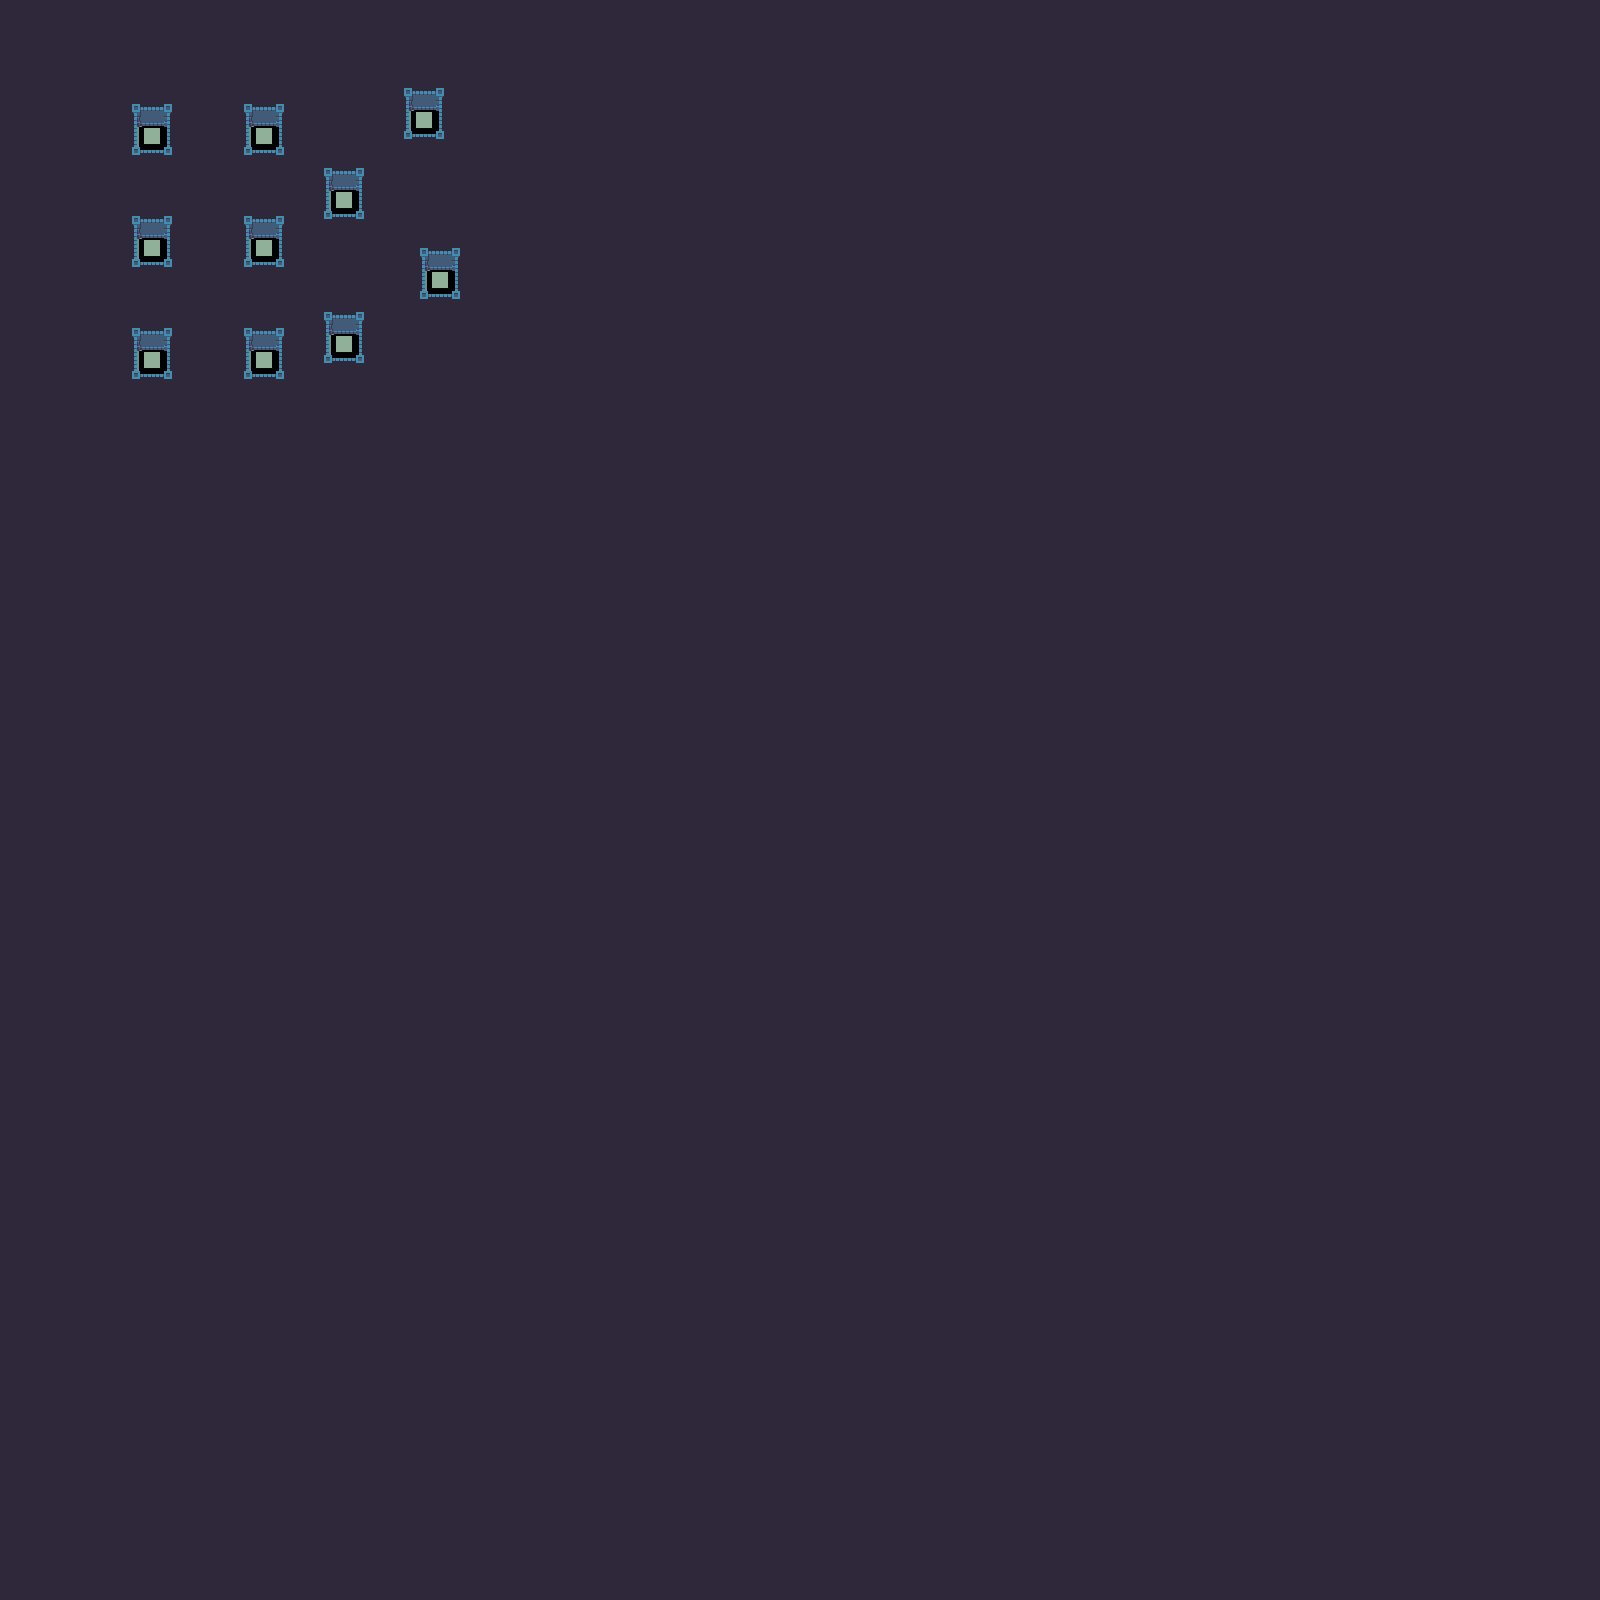

A level layout from a 2D game, rendered from its tile map. Below: a short description, then the map file with tile-grid data replaced by summaries:
An orthogonal 100x100 tile map with 16x16 px tiles, 1 tile layer (Map).

<map version="1.0" tiledversion="1.0.3" orientation="orthogonal" renderorder="right-down" width="100" height="100" tilewidth="16" tileheight="16" nextobjectid="1">
 <tileset firstgid="1" name="Dungeon" tilewidth="16" tileheight="16" tilecount="240" columns="24">
  <image source="dungeon_sheet.png" width="384" height="160" />
 </tileset>
 <layer name="Map" width="100" height="100">
  <data>[10000 cells, 10000 non-empty, 13 distinct tile ids]</data>
 </layer>
</map>
